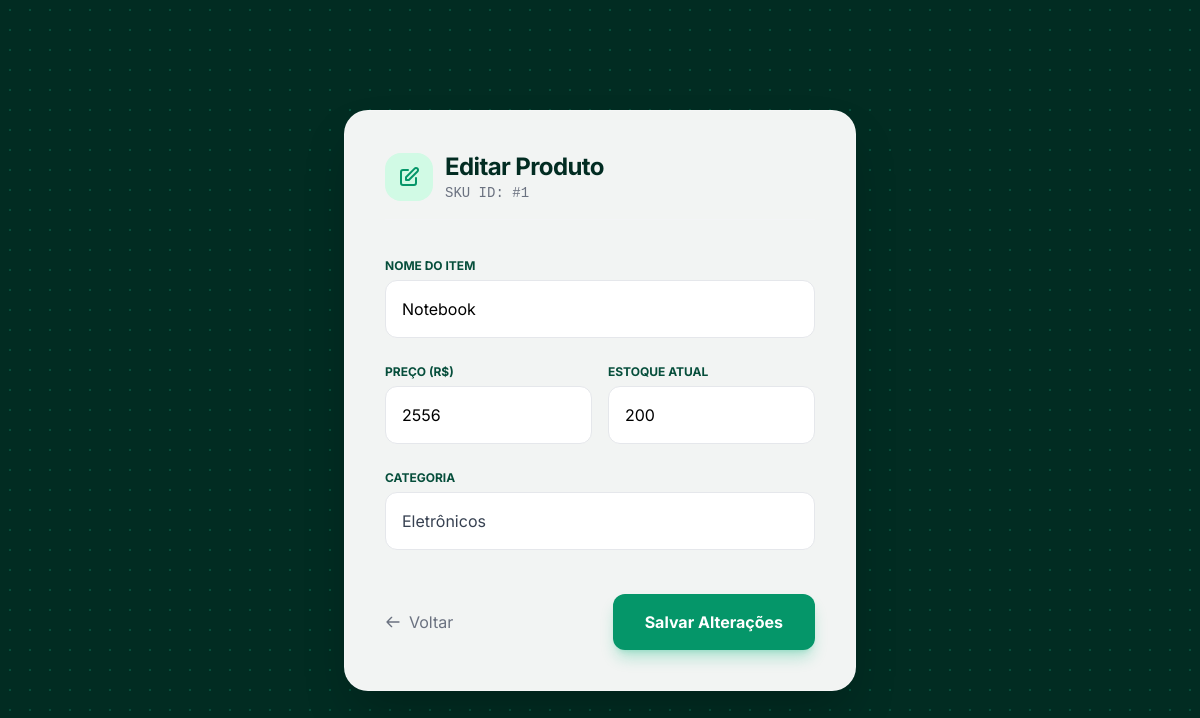
The page /produtos/1/editar on the database its author committed.
### models.py (models this page shows)
class Produto(Base):
    __tablename__ = 'produtos'
    id = Column(Integer, primary_key=True, autoincrement=True)
    nome = Column(String, nullable=False)
    preco = Column(Integer, nullable=False)
    estoque = Column(Integer, nullable=False)
    categoria_id = Column(Integer, ForeignKey('categorias.id'), nullable=False)
    categoria = relationship("Categoria", back_populates="produtos")

class Categoria(Base):
    __tablename__ = 'categorias'
    id = Column(Integer, primary_key=True, autoincrement=True)
    nome = Column(String, nullable=False)
    descricao = Column(String, nullable=True)
    produtos = relationship("Produto", back_populates="categoria")

### main.py (the view)
@app.get("/produtos/{id}/editar")
def editar_produto(id: int, request: Request, db: Session = Depends(get_db)):
    produto = db.query(Produto).filter_by(id=id).first()
    categorias = db.query(Categoria).all()  # Necessário para o select de categorias
    return templates.TemplateResponse(
        request,
        "atualizar_produto.html",
        {
            "request": request,
            "produto": produto,
            "categorias": categorias
        }
    )

### templates/atualizar_produto.html (shortened to what this page needs)
<!DOCTYPE html>
<html lang="pt-br">
<head>
    <script src="https://cdn.tailwindcss.com"></script>
</head>
<body class="flex items-center justify-center min-h-screen p-4">
    <div class="bg-white/95 backdrop-blur-sm p-10 rounded-3xl shadow-2xl w-full max-w-lg border border-white/20">
        <div class="flex items-center gap-3 mb-8 pb-4 border-b border-gray-100">
            <div class="p-3 bg-emerald-100 rounded-2xl text-emerald-600">
                <svg class="w-6 h-6" fill="none" stroke="currentColor" viewBox="0 0 24 24"><path stroke-linecap="round" stroke-linejoin="round" stroke-width="2" d="M11 5H6a2 2 0 00-2 2v11a2 2 0 002 2h11a2 2 0 002-2v-5m-1.414-9.414a2 2 0 112.828 2.828L11.828 15H9v-2.828l8.586-8.586z"></path></svg>
            </div>
            <div>
                <h2 class="text-2xl font-bold text-emerald-950 tracking-tight">Editar Produto</h2>
                <p class="text-sm text-gray-500 font-mono">SKU ID: #{{ produto.id }}</p>
            </div>
        </div>
        <form action="/produtos/{{ produto.id }}/editar" method="POST" class="space-y-5">
            <div class="space-y-1">
                <label class="text-xs font-bold text-emerald-900 uppercase">Nome do Item</label>
                <input type="text" name="nome" value="{{ produto.nome }}" required class="w-full border border-gray-200 p-4 rounded-xl focus:ring-2 focus:ring-emerald-200 bg-white">
            </div>
            <div class="grid grid-cols-2 gap-4">
                <div class="space-y-1">
                    <label class="text-xs font-bold text-emerald-900 uppercase">Preço (R$)</label>
                    <input type="number" step="0.01" name="preco" value="{{ produto.preco }}" required class="w-full border border-gray-200 p-4 rounded-xl focus:ring-2 focus:ring-emerald-200 bg-white">
                </div>
                <div class="space-y-1">
                    <label class="text-xs font-bold text-emerald-900 uppercase">Estoque Atual</label>
                    <input type="number" name="estoque" value="{{ produto.estoque }}" required class="w-full border border-gray-200 p-4 rounded-xl focus:ring-2 focus:ring-emerald-200 bg-white">
                </div>
            </div>
            <div class="space-y-1">
                <label class="text-xs font-bold text-emerald-900 uppercase">Categoria</label>
                <select name="categoria_id" required class="w-full border border-gray-200 p-4 rounded-xl focus:ring-2 focus:ring-emerald-200 bg-white appearance-none text-gray-700">
                    {% for cat in categorias %}
                    <option value="{{ cat.id }}" {% if cat.id == produto.categoria_id %}selected{% endif %}>
                        {{ cat.nome }}
                    </option>
                    {% endfor %}
                </select>
            </div>
            <div class="flex justify-between items-center pt-6">
                <a href="/produtos" class="text-gray-500 hover:text-emerald-700 transition flex items-center gap-2">
                    <svg class="w-4 h-4" fill="none" stroke="currentColor" viewBox="0 0 24 24"><path stroke-linecap="round" stroke-linejoin="round" stroke-width="2" d="M10 19l-7-7m0 0l7-7m-7 7h18"></path></svg>
                    Voltar
                </a>
                <button type="submit" class="bg-emerald-600 text-white px-8 py-4 rounded-xl font-bold hover:bg-emerald-700 shadow-lg shadow-emerald-500/30">
                    Salvar Alterações
                </button>
            </div>
        </form>
    </div>
</body>
</html>

### templates/atualizar_produto.html (style rules this page uses)
body { font-family: 'Inter', sans-serif; background-color: #022c22; background-image: radial-gradient(#064e3b 1px, transparent 1px); background-size: 20px 20px; }

### rows shown on the page
Produto: id "1", nome "Notebook", preco "2556", estoque "200", categoria_id "Eletrônicos"
